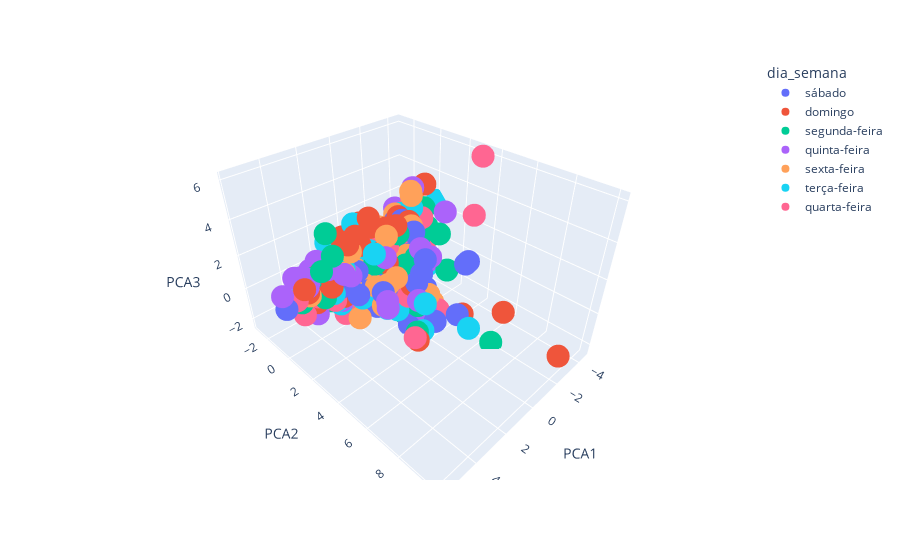

The code cell stored with this chart in its notebook:
### Code cell
fig = px.scatter_3d(prf_rain_data, x='PCA1', y='PCA2', z='PCA3',
              color='dia_semana')
fig.show()

### Figure 1 — Plotly figure (JSON) as saved in the notebook; plotly's stock layout.template omitted (floating-point values rounded to 4 significant figures; data arrays with more than 128 entries replaced by an {"elided": "..."} marker saying what was removed)
{"data": [{"hovertemplate": "dia_semana=sábado<br>PCA1=%{x}<br>PCA2=%{y}<br>PCA3=%{z}<extra></extra>", "legendgroup": "sábado", "marker": {"color": "#636efa", "symbol": "circle"}, "mode": "markers", "name": "sábado", "scene": "scene", "showlegend": true, "type": "scatter3d", "x": {"elided": "180 float values"}, "y": {"elided": "180 float values"}, "z": {"elided": "180 float values"}}, {"hovertemplate": "dia_semana=domingo<br>PCA1=%{x}<br>PCA2=%{y}<br>PCA3=%{z}<extra></extra>", "legendgroup": "domingo", "marker": {"color": "#EF553B", "symbol": "circle"}, "mode": "markers", "name": "domingo", "scene": "scene", "showlegend": true, "type": "scatter3d", "x": {"elided": "190 float values"}, "y": {"elided": "190 float values"}, "z": {"elided": "190 float values"}}, {"hovertemplate": "dia_semana=segunda-feira<br>PCA1=%{x}<br>PCA2=%{y}<br>PCA3=%{z}<extra></extra>", "legendgroup": "segunda-feira", "marker": {"color": "#00cc96", "symbol": "circle"}, "mode": "markers", "name": "segunda-feira", "scene": "scene", "showlegend": true, "type": "scatter3d", "x": {"elided": "187 float values"}, "y": {"elided": "187 float values"}, "z": {"elided": "187 float values"}}, {"hovertemplate": "dia_semana=quinta-feira<br>PCA1=%{x}<br>PCA2=%{y}<br>PCA3=%{z}<extra></extra>", "legendgroup": "quinta-feira", "marker": {"color": "#ab63fa", "symbol": "circle"}, "mode": "markers", "name": "quinta-feira", "scene": "scene", "showlegend": true, "type": "scatter3d", "x": {"elided": "134 float values"}, "y": {"elided": "134 float values"}, "z": {"elided": "134 float values"}}, {"hovertemplate": "dia_semana=sexta-feira<br>PCA1=%{x}<br>PCA2=%{y}<br>PCA3=%{z}<extra></extra>", "legendgroup": "sexta-feira", "marker": {"color": "#FFA15A", "symbol": "circle"}, "mode": "markers", "name": "sexta-feira", "scene": "scene", "showlegend": true, "type": "scatter3d", "x": {"elided": "164 float values"}, "y": {"elided": "164 float values"}, "z": {"elided": "164 float values"}}, {"hovertemplate": "dia_semana=terça-feira<br>PCA1=%{x}<br>PCA2=%{y}<br>PCA3=%{z}<extra></extra>", "legendgroup": "terça-feira", "marker": {"color": "#19d3f3", "symbol": "circle"}, "mode": "markers", "name": "terça-feira", "scene": "scene", "showlegend": true, "type": "scatter3d", "x": {"elided": "161 float values"}, "y": {"elided": "161 float values"}, "z": {"elided": "161 float values"}}, {"hovertemplate": "dia_semana=quarta-feira<br>PCA1=%{x}<br>PCA2=%{y}<br>PCA3=%{z}<extra></extra>", "legendgroup": "quarta-feira", "marker": {"color": "#FF6692", "symbol": "circle"}, "mode": "markers", "name": "quarta-feira", "scene": "scene", "showlegend": true, "type": "scatter3d", "x": [2.765, 3.234, 0.8341, 1.402, 0.1018, 1.154, 0.8446, 1.541, 2.891, -2.906, -1.111, 0.5685, -4.046, -2.307, -2.85, -1.181, -1.049, -2.824, -1.714, -1.452, 0.08763, 0.4477, -0.577, 1.169, 1.074, -0.8552, -2.609, -1.269, -0.3635, 0.1476, -0.5, 1.806, 0.1362, 0.1224, 4.729, 0.7328, -0.3686, -1.527, 1.268, -0.9359, 0.643, 0.1644, 0.3633, 3.099, 1.705, 0.2856, 0.1192, -0.1567, 1.656, -0.2889, 2.959, 1.127, -1.157, 0.632, 0.297, 0.9733, 1.126, 3.737, 1.133, 4.901, 2.955, -1.004, -2.611, 1.184, -2.294, -0.5612, -2.222, -3.88, -2.533, -1.652, -0.03664, 1.083, 0.6296, 0.1689, -0.2625, 1.477, -2.628, -3.564, 0.05465, -1.184, -2.208, -1.847, -1.179, 0.6702, -0.8332, -1.637, -0.4183, 0.793, -1.727, -1.117, 2.404, -0.2522, -0.7344, -0.366, 0.9353, -2.914, -2.352, -1.848, -2.798, -0.9994, 0.7092, 2.516, 0.9228, 2.234, -0.5268, -0.2835, -0.4746, 0.7437, 1.346, -1.036, 0.08521, -0.1734, -0.07636, -1.756, -1.108, 3.028, 0.1049, 1.843, -1.465], "y": [0.5994, 0.4867, 0.006986, -0.8967, -1.816, -1.465, -0.6433, -1.065, -0.9776, -1.281, 0.6741, 0.4169, 3.433, -0.6211, -0.3235, -0.7703, -0.9572, -0.9734, -0.4428, 3.189, -0.6249, -1.275, -0.8741, 0.002432, 0.2, 1.412, -0.9664, -0.332, -0.9867, -0.1213, 0.9292, 0.4478, 0.7771, 2.517, -0.05508, -0.7731, -0.06018, -0.08475, 0.05658, 1.045, 0.5879, 1.089, -1.177, -0.103, -0.8836, -0.0897, 0.1051, -0.4624, 4.55, -0.2101, -0.2907, 1.007, -0.186, 0.3388, -0.6074, -0.2716, 0.4964, -0.2084, 0.7388, -0.3069, -0.4129, -0.5759, -1.26, -0.06646, -0.4112, -1.186, -1.204, -1.021, -1.051, -1.326, -1.551, -1.218, 0.01021, -0.9455, 0.4633, -0.896, 1.005, 3.543, -0.2892, -0.7133, -0.2389, 0.1234, -1.178, -0.04197, -0.995, -0.8247, -0.07018, -0.9064, -0.549, -0.2366, 0.469, 0.1574, -0.5014, -0.1381, -0.3065, 0.4771, -0.2607, -0.2777, -0.4346, -0.4481, -0.4194, -0.8784, -1.016, -0.0442, 0.986, -0.7267, -0.1012, -0.2242, -0.6363, 0.1266, 1.979, 0.6839, 0.882, -0.6482, 1.206, -0.08824, 0.7348, -0.1689, -0.08483], "z": [-1.314, -0.2443, -0.7629, -0.1208, -0.657, -1.066, 1.484, -0.6763, 0.3271, -0.6393, 1.841, 2.206, 6.114, 0.627, 0.3696, -0.6977, 0.2707, -0.2457, -0.9321, -2.014, 0.6549, -0.05579, 1.773, -0.3448, 0.4429, -0.5218, 1.394, -0.7685, -0.5031, -0.8574, -0.1129, -0.7812, -0.5378, -0.5839, -0.6191, -0.842, 0.1593, 1.103, 1.13, 2.195, 1.256, 0.03849, -0.2227, 0.5009, -1.255, -0.7957, -0.9678, -0.4429, -1.138, -0.8779, -0.6366, -0.5693, -0.3958, -0.1223, -1.34, 0.1658, 0.285, -0.1353, -0.6401, 0.217, 0.2813, -0.0507, -0.6336, -0.6118, -0.6263, -0.681, -1.026, 0.7432, -0.3213, -0.6677, -0.4843, -0.5224, 1.272, 0.5149, 1.817, 0.8905, 0.2905, 3.136, 0.2218, -0.03762, 0.6732, -0.1383, -0.6045, 0.956, -0.6384, -1.317, -0.1639, 0.3969, 0.7909, -0.6081, 0.171, -0.1014, 0.634, -0.4453, 1.068, 2.031, 0.7037, 1.83, 2.317, -0.4723, -1.106, -0.06645, -0.8402, 1.365, 0.9993, 0.6974, -1.108, 0.3853, -1.393, -0.02276, -0.3902, 1.511, -0.8139, -0.02195, 1.008, 0.2521, 0.7334, 1.944, 1.48]}], "layout": {"legend": {"title": {"text": "dia_semana"}, "tracegroupgap": 0}, "margin": {"t": 60}, "scene": {"domain": {"x": [0, 1], "y": [0, 1]}, "xaxis": {"title": {"text": "PCA1"}}, "yaxis": {"title": {"text": "PCA2"}}, "zaxis": {"title": {"text": "PCA3"}}}}}
